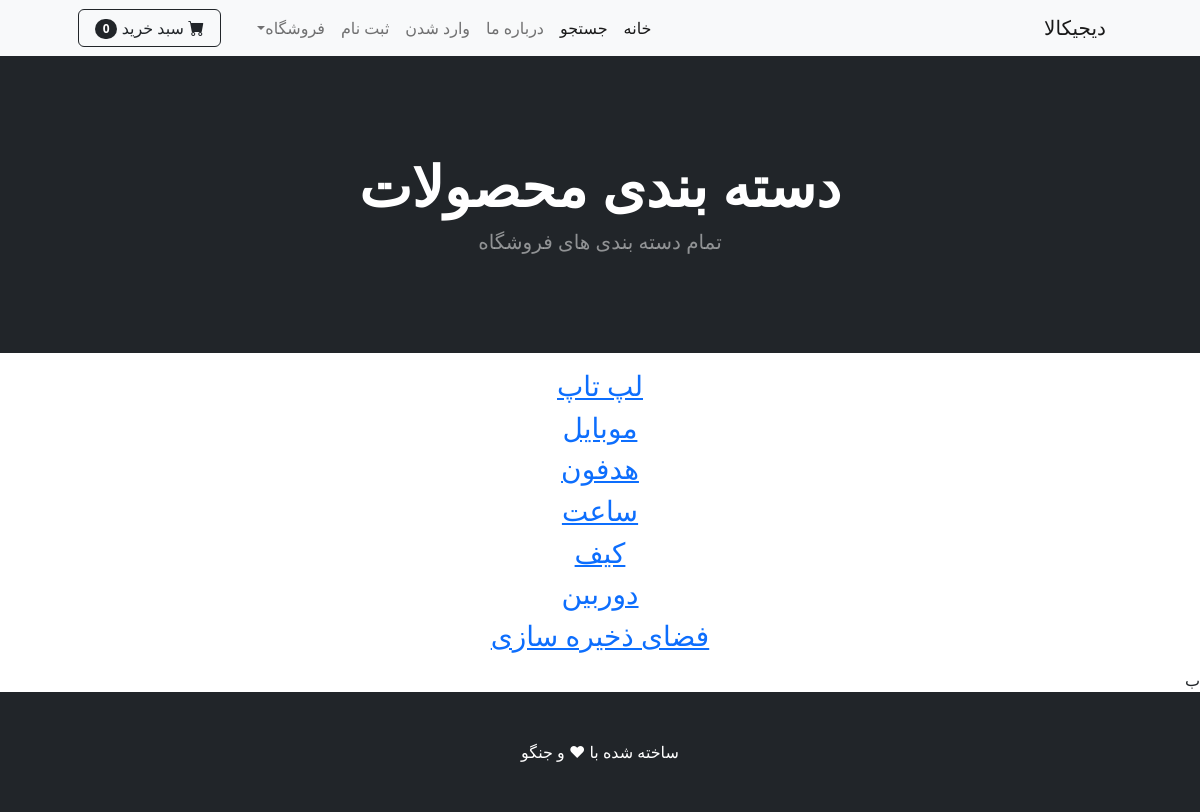
The page /category/ on the database its author committed.
### shop/models.py (models this page shows, shortened)
class Category(models.Model):
    name = models.CharField(max_length=100)

### shop/views.py (the view)
# urls.py: path('category/', views.category_summry , name='category_summry'),
def category_summry(request):
    all_cat = Category.objects.all()
    return render(request,'category_summry.html', {"category":all_cat})

### cart/cart.py (called while the page is built)
    def __len__(self):
        return len(self.cart)

### cart/context_processors.py (called while the page is built)
def cart(request):
    return {'cart': Cart(request)}

### shop/templates/category_summry.html
{% extends 'base.html' %}
{% block content %}
<header class="bg-dark py-5">
    <div class="container px-4 px-lg-5 my-5">
        <div class="text-center text-white">
            <h1 class="display-4 fw-bolder">دسته بندی محصولات</h1>
            <p class="lead fw-normal text-white-50 mb-0">تمام دسته بندی های فروشگاه</p>
        </div>
    </div>
</header>
<div class="container">
    <div class="row">
        <center>
            <div class="col_10">
                <p align="justify">
                    {% for cat in category%}
                        <a  href="{% url 'category' cat.name %}"> <h3> {{ cat.name }}</h3> </a>
                    {% endfor %}
                </p>
            </div>
        </center>
    </div>
</div>
ب
{% endblock %}

### rows shown on the page
Category: name "لپ تاپ"
Category: name "موبایل"
Category: name "هدفون"
Category: name "ساعت"
Category: name "کیف"
Category: name "دوربین"
Category: name "فضای ذخیره سازی"

### other values the page prints
{{ cart|length }} "0"
